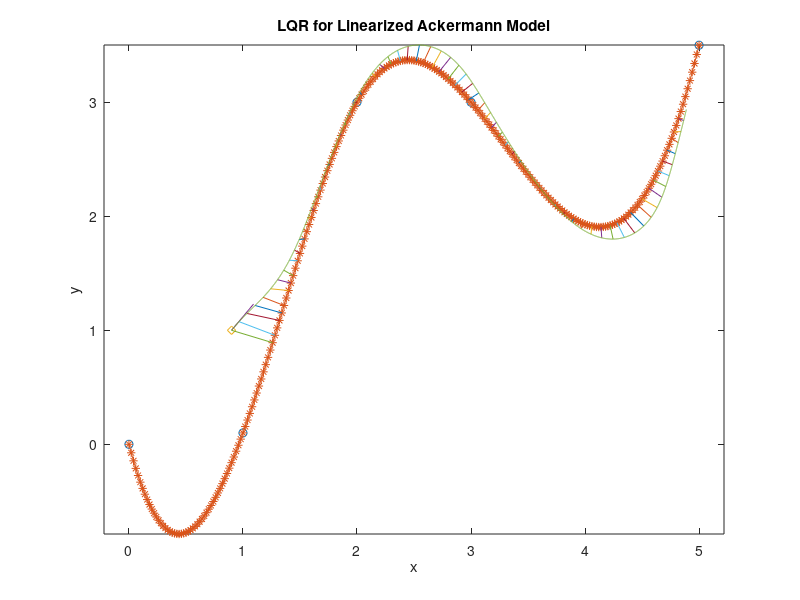
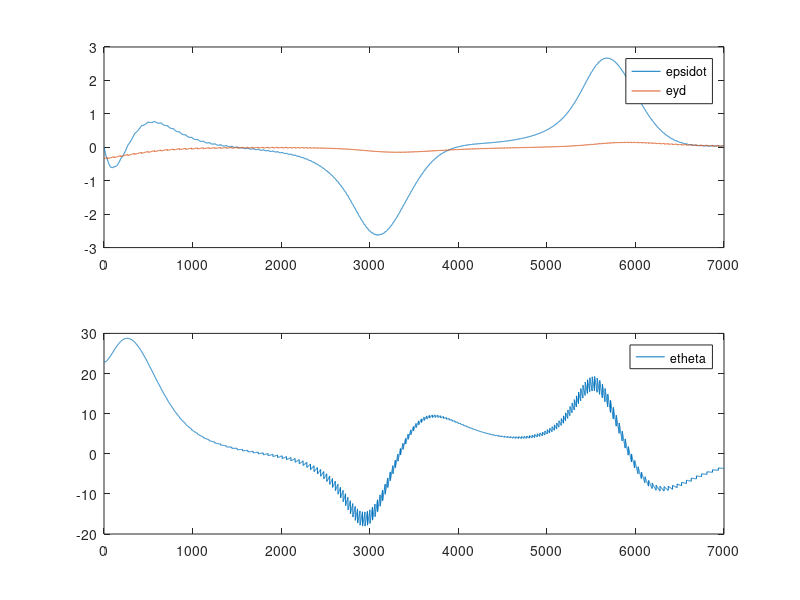
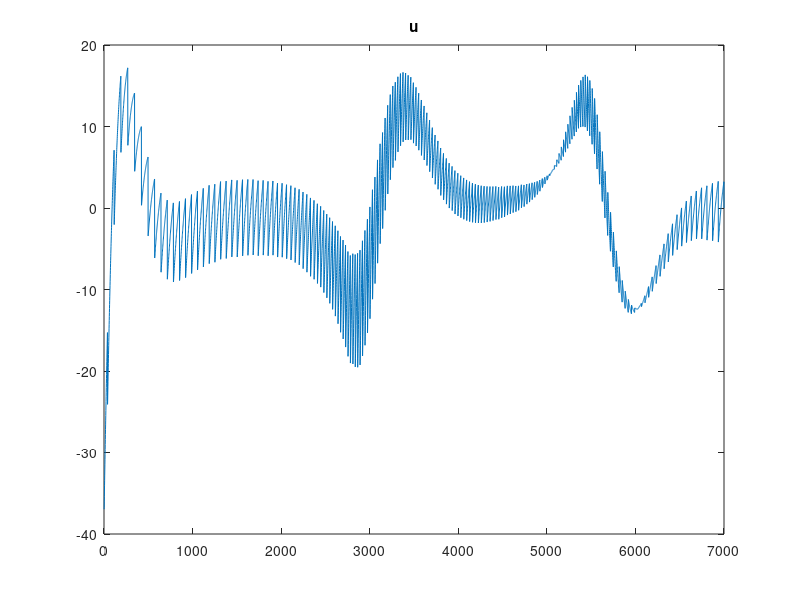

Recreate these plots in MATLAB, in order.
%simulation einer beliebigen trajektorie

%definition durch spline:
clear all 
close all


x = [0,1,2,3,5];
y = [0,0.1,3,3,3.5];
pathxx = 0:.02:5;
pathyy = spline(x,y,pathxx);
%pathyy = linspace(1,5,length(pathxx));
plot(x,y,'o',pathxx,pathyy,'-*')
hold on 


x0=[0.9,1.0,50/180*pi];
ori = x0(1:2)+[cos(x0(3)), sin(x0(3))]*0.3; 
plot(x0(1),x0(2), 'd',[x0(1) ori(1)], [x0(2) ori(2)]);

axis equal

title('LQR for Linearized Ackermann Model')
xlabel('x')
ylabel('y')




%disp 'winkel nähester abschnitt'
%xn(3)/pi*180

%plot(xn(1),xn(2), 'd', 'MarkerSize',5,'markerfacecolor','b')



%%%%%%%%%%%%%%%% Regler
%systemmatrix

a22=0.001;

v= 1;

A = [a22/v 0   0;
     -1    0   0;
      0    v   0];

b2 = 22;

B= [b2; 0 ; 0];

%eingangsmatrix

%realer lenkwinkel
delta_l = 30/180*pi;

%simulationsschritte
nsim = 7000;

xposdot = zeros(nsim,1);
yposdot = zeros(nsim,1);
xpos = zeros(nsim,1);
ypos = zeros(nsim,1);

psi = zeros(nsim,1);
psidot = zeros(nsim,1);
psidotdot = zeros(nsim,1);

thetad = zeros(nsim,1);
thetaddot = zeros(nsim,1);

yd = zeros(nsim,1);

x = zeros(3,nsim);
xdot = zeros(3,nsim);


dt= 0.001;

Q=[0  0 0;
    0  100 0;
    0 0  900];

R=30;
 
 
[K,S,e] = lqr(A,B,Q,R,zeros(3,1));
K
u = zeros(1,nsim);
xd = zeros(3,nsim);

xpos(1)=x0(1);
ypos(1)=x0(2);
psi(1) = x0(3);

x(2,1)=x0(3);

for t = 1:nsim-1

    xposdot(t) = v*cos(psi(t));
    yposdot(t) = v*sin(psi(t));

    xpos(t+1)= xpos(t)+ xposdot(t)*dt;
    ypos(t+1)= ypos(t)+ yposdot(t)*dt;

    %u=delta_l;  %% konstanter lenkwinkel
    %geregelter lenkwinkel:

    %berechne nähesten punkt:

    l= zeros(1,length(pathxx));

    for i=1:length(pathxx)
        l(i)= sqrt( (pathxx(i)-xpos(t))^2 + (pathyy(i)-ypos(t))^2);
    end

    [~, min_index] = min(l);
    xn(1:2) = [pathxx(min_index),pathyy(min_index)];
    xnn(1:2) = [pathxx(min_index+1),pathyy(min_index+1)];
    xn(3) = atan2(xnn(2)-xn(2),xnn(1)-xn(1));
     
    lotf = [cos(xn(3)+90), sin(xn(3)+90)];
    verb_vek = xn(1:2)- [xpos(t),ypos(t)];  %verbinungsvektor
    lateral_d = lotf*verb_vek';
    
    if t==1
        xd(:,t) = [psidot(t),xn(3) - psi(t),lateral_d];
    else
        xd(:,t) = [psidot(t-1),xn(3) - psi(t),lateral_d];
    end
    
    if mod(t-1,100)==0
        plot([xpos(t),xn(1)],[ypos(t),xn(2)]);
    end
    
    
    e(:,t) = xd(:,t);
    u(t) = -K*e(:,t);

    xdot(:,t) = A*x(:,t) + B*u(t);
    %xdot(:,t) = A*x(:,t) + B*u;
    x(:,t+1) = x(:,t) + xdot(:,t) * dt;

    psidotdot(t) = xdot(1,t);
    psidot(t) = x(1,t);
    thetad(t) = x(2,t);
    yd(t) = x(3,t);

    psi(t+1) = psi(t) + psidot(t)*dt;
     
end

 
plot(xpos,ypos)



figure
subplot(2,1,1)
plot(1:nsim-1,e(1,:),1:nsim-1,e(3,:))
legend('epsidot','eyd')

subplot(2,1,2)
plot(1:nsim-1,e(2,:)*180/pi)
legend('etheta')



figure
plot(u/pi*180)
title u


    












